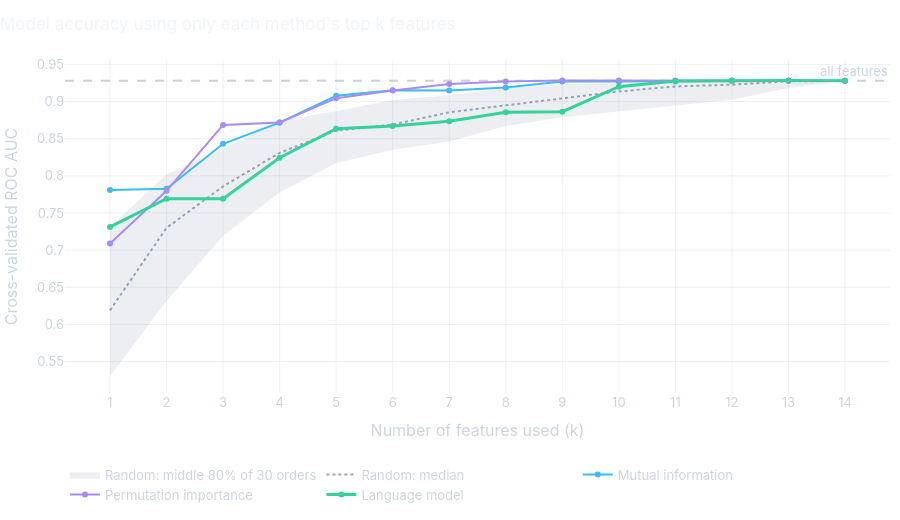

Source (notebook cell):
### Markdown cell above
The heatmap boils the chart above down to one number per pair of methods, a **rank correlation**: 1 means two methods put the features in the same order, 0 means no relationship. The two data methods agree strongly (0.80). The AI agrees only weakly with either one (0.27 and 0.33).

## 7. The real test: build models from each method's top picks

Agreement is nice, but what matters is whether a ranking builds good models. For each method, we train a model on its top 1 feature, then its top 2, and so on up to all 14, grading each one. Every grade is an average of ten tries: the training data is split into five parts, each part takes a turn as the test, and the whole thing is done twice. That way one lucky split cannot decide the result.

To see what luck alone can do, we also shuffle the features into **30 random orders** and run the same test on each. The shaded band in the chart covers the middle 80% of them. A line inside the band did no better than luck; a line above it did.

A good ranking climbs fast: it gets close to the full model's score with just a handful of features.

### Code cell
# grade every model with 5-fold cross-validation, repeated twice, so one lucky split can't decide the result
cv = RepeatedStratifiedKFold(n_splits=5, n_repeats=2, random_state=RANDOM_STATE)


def auc_with(features):
    return cross_val_score(make_model(), X_train[features], y_train, cv=cv, scoring="roc_auc", n_jobs=-1).mean()


orders = {method: list(rankings[method].sort_values().index) for method in methods}
ks = range(1, len(FEATURES) + 1)
curve_df = pd.DataFrame({method: [auc_with(order[:k]) for k in ks] for method, order in orders.items()}, index=list(ks))

# 30 random orders show how much luck alone can do
N_RANDOM = 30
rng = np.random.default_rng(RANDOM_STATE)
random_orders = [list(rng.permutation(FEATURES)) for _ in range(N_RANDOM)]
random_curves = np.array([[auc_with(order[:k]) for k in ks] for order in random_orders])
low, mid, high = np.percentile(random_curves, [10, 50, 90], axis=0)
full_auc = curve_df.iloc[-1, 0]

curve_fig = go.Figure()
curve_fig.add_trace(go.Scatter(
    x=list(ks) + list(ks)[::-1], y=list(high) + list(low)[::-1], fill="toself",
    fillcolor="rgba(148,163,184,0.18)", line=dict(width=0), hoverinfo="skip",
    name=f"Random: middle 80% of {N_RANDOM} orders",
))
curve_fig.add_trace(go.Scatter(
    x=list(ks), y=mid, mode="lines", name="Random: median",
    line=dict(color=COLORS["Random"], width=2, dash="dot"),
    hovertemplate="Random median<br>top %{x} features: AUC %{y:.3f}<extra></extra>",
))
for method in methods:
    curve_fig.add_trace(go.Scatter(
        x=curve_df.index, y=curve_df[method], mode="lines+markers", name=method,
        line=dict(color=COLORS[method], width=3 if method == "Language model" else 2),
        hovertemplate=f"{method}<br>top %{{x}} features: AUC %{{y:.3f}}<extra></extra>",
    ))
curve_fig.add_hline(y=full_auc, line_dash="dash", line_color="rgba(148,163,184,0.5)", annotation_text="all features")
curve_fig.update_layout(
    title="Model accuracy using only each method's top k features",
    xaxis=dict(title="Number of features used (k)", dtick=1),
    yaxis=dict(title="Cross-validated ROC AUC"),
    legend=dict(orientation="h", y=-0.2), height=520,
)
curve_fig.show()

### Figure 1 — Plotly figure (JSON) as saved in the notebook; plotly's stock layout.template omitted (floating-point values rounded to 4 significant figures)
{"data": [{"fill": "toself", "fillcolor": "rgba(148,163,184,0.18)", "hoverinfo": "skip", "line": {"width": 0}, "name": "Random: middle 80% of 30 orders", "type": "scatter", "x": [1, 2, 3, 4, 5, 6, 7, 8, 9, 10, 11, 12, 13, 14, 14, 13, 12, 11, 10, 9, 8, 7, 6, 5, 4, 3, 2, 1], "y": [0.7312, 0.8017, 0.8356, 0.8746, 0.8868, 0.902, 0.9084, 0.9183, 0.9233, 0.9242, 0.9251, 0.9277, 0.9281, 0.9278, 0.9278, 0.9181, 0.9023, 0.8946, 0.8872, 0.8788, 0.867, 0.8462, 0.8352, 0.8174, 0.7776, 0.7193, 0.6315, 0.5302]}, {"hovertemplate": "Random median<br>top %{x} features: AUC %{y:.3f}<extra></extra>", "line": {"color": "#94a3b8", "dash": "dot", "width": 2}, "mode": "lines", "name": "Random: median", "type": "scatter", "x": [1, 2, 3, 4, 5, 6, 7, 8, 9, 10, 11, 12, 13, 14], "y": [0.619, 0.7301, 0.7858, 0.831, 0.8608, 0.869, 0.8855, 0.8948, 0.904, 0.9136, 0.9203, 0.9227, 0.9272, 0.9278]}, {"hovertemplate": "Mutual information<br>top %{x} features: AUC %{y:.3f}<extra></extra>", "line": {"color": "#38bdf8", "width": 2}, "mode": "lines+markers", "name": "Mutual information", "type": "scatter", "x": [1, 2, 3, 4, 5, 6, 7, 8, 9, 10, 11, 12, 13, 14], "y": [0.7809, 0.7827, 0.8432, 0.8716, 0.9078, 0.9152, 0.9147, 0.9189, 0.9269, 0.9265, 0.927, 0.9277, 0.9278, 0.9278]}, {"hovertemplate": "Permutation importance<br>top %{x} features: AUC %{y:.3f}<extra></extra>", "line": {"color": "#a78bfa", "width": 2}, "mode": "lines+markers", "name": "Permutation importance", "type": "scatter", "x": [1, 2, 3, 4, 5, 6, 7, 8, 9, 10, 11, 12, 13, 14], "y": [0.7089, 0.7799, 0.8685, 0.8716, 0.9045, 0.9149, 0.9237, 0.9271, 0.9282, 0.9282, 0.9283, 0.9284, 0.9278, 0.9278]}, {"hovertemplate": "Language model<br>top %{x} features: AUC %{y:.3f}<extra></extra>", "line": {"color": "#34d399", "width": 3}, "mode": "lines+markers", "name": "Language model", "type": "scatter", "x": [1, 2, 3, 4, 5, 6, 7, 8, 9, 10, 11, 12, 13, 14], "y": [0.7312, 0.7692, 0.7693, 0.8243, 0.8635, 0.8671, 0.8734, 0.8855, 0.8863, 0.9199, 0.9277, 0.9284, 0.9284, 0.9278]}], "layout": {"annotations": [{"showarrow": false, "text": "all features", "x": 1, "xanchor": "right", "xref": "x domain", "y": 0.9278, "yanchor": "bottom", "yref": "y"}], "height": 520, "legend": {"orientation": "h", "y": -0.2}, "shapes": [{"line": {"color": "rgba(148,163,184,0.5)", "dash": "dash"}, "type": "line", "x0": 0, "x1": 1, "xref": "x domain", "y0": 0.9278, "y1": 0.9278, "yref": "y"}], "title": {"text": "Model accuracy using only each method's top k features"}, "xaxis": {"dtick": 1, "title": {"text": "Number of features used (k)"}}, "yaxis": {"title": {"text": "Cross-validated ROC AUC"}}}}
